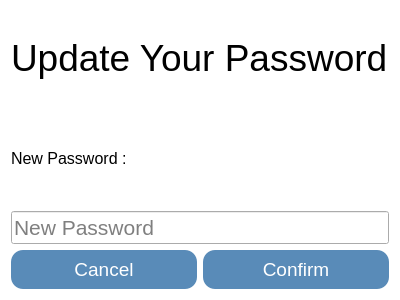
<?xml version="1.0" encoding="UTF-8"?>
<ui version="4.0">
 <class>ChangePassword</class>
 <widget class="QDialog" name="ChangePassword">
  <property name="geometry">
   <rect>
    <x>0</x>
    <y>0</y>
    <width>400</width>
    <height>300</height>
   </rect>
  </property>
  <property name="windowTitle">
   <string>Dialog</string>
  </property>
  <property name="styleSheet">
   <string notr="true">QDialog {
    border-radius: 20px;
    background-color: white;
}</string>
  </property>
  <layout class="QVBoxLayout" name="verticalLayout">
   <item>
    <widget class="QLabel" name="label">
     <property name="font">
      <font>
       <family>Arial</family>
       <pointsize>28</pointsize>
      </font>
     </property>
     <property name="text">
      <string>Update Your Password</string>
     </property>
    </widget>
   </item>
   <item>
    <widget class="QLabel" name="label_2">
     <property name="font">
      <font>
       <pointsize>12</pointsize>
      </font>
     </property>
     <property name="text">
      <string>New Password : </string>
     </property>
    </widget>
   </item>
   <item>
    <widget class="QLineEdit" name="password_textbox">
     <property name="font">
      <font>
       <family>Arial</family>
       <pointsize>16</pointsize>
      </font>
     </property>
     <property name="placeholderText">
      <string>New Password</string>
     </property>
    </widget>
   </item>
   <item>
    <layout class="QHBoxLayout" name="horizontalLayout">
     <item>
      <widget class="QPushButton" name="Cancel_Button">
       <property name="styleSheet">
        <string notr="true">QPushButton {
    background-color: #598bb8;   /* dark blue */
    color: white;
    border: none;                /* no border line */
    border-radius: 12px;         /* rounded corners */
    padding: 8px 16px;
    font-size: 19px;
    background-image: none;      /* no image */
}

QPushButton:hover {
    background-color: #0D1B5A;   /* darker on hover */
}</string>
       </property>
       <property name="text">
        <string>Cancel</string>
       </property>
      </widget>
     </item>
     <item>
      <widget class="QPushButton" name="confirm_Button">
       <property name="styleSheet">
        <string notr="true">QPushButton {
    background-color: #598bb8;   /* dark blue */
    color: white;
    border: none;                /* no border line */
    border-radius: 12px;         /* rounded corners */
    padding: 8px 16px;
    font-size: 19px;
    background-image: none;      /* no image */
}

QPushButton:hover {
    background-color: #0D1B5A;   /* darker on hover */
}</string>
       </property>
       <property name="text">
        <string>Confirm</string>
       </property>
      </widget>
     </item>
    </layout>
   </item>
  </layout>
 </widget>
 <resources/>
 <connections/>
</ui>
